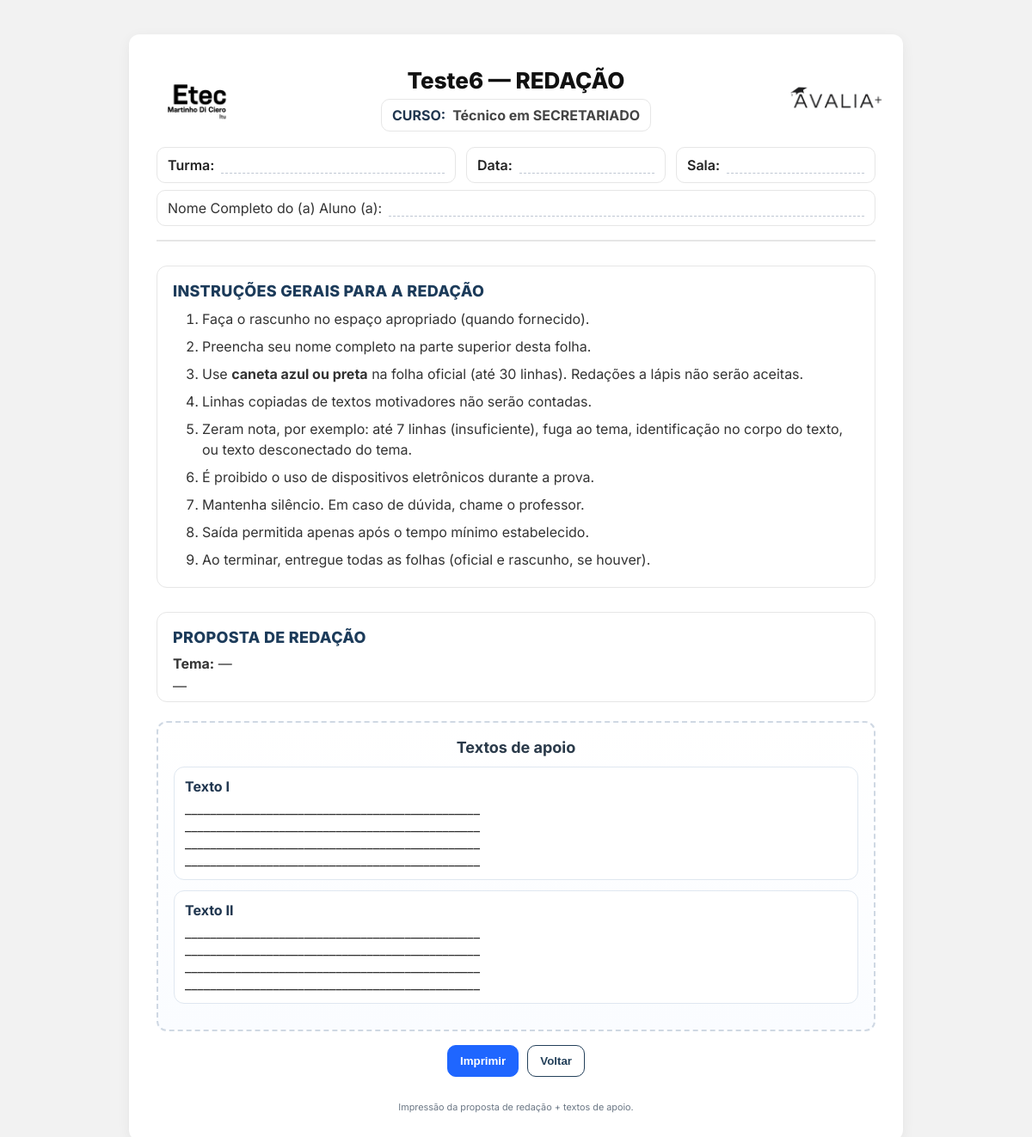
The page /php/visualizar_redacao.php?id=6 on the database its author committed.
### tables this page shows
CREATE TABLE `redacoes` (
  `id` int(11) NOT NULL,
  `titulo` varchar(255) NOT NULL,
  `tema` varchar(255) DEFAULT NULL,
  `descricao` text DEFAULT NULL,
  `criado_em` datetime NOT NULL DEFAULT current_timestamp(),
  `atualizado_em` datetime DEFAULT NULL ON UPDATE current_timestamp()
);

### php/visualizar_redacao.php (the view, shortened to what this page needs)
<?php
require_once __DIR__ . '/config.php';
$id = isset($_GET['id']) ? (int)$_GET['id'] : 0;
$stmt = $pdo->prepare("SELECT id, titulo, tema, descricao, criado_em, atualizado_em
                       FROM redacoes WHERE id = :id LIMIT 1");
$stmt->execute([':id' => $id]);
$red = $stmt->fetch(PDO::FETCH_ASSOC);
$formulario_titulo = $red['titulo'] ?: 'Redação';
$curso_padrao      = 'Técnico em SECRETARIADO';
?>
<!DOCTYPE html>
<html lang="pt-br">
<head>
</head>
<body>
  <div class="wrapper">
    <div class="top-cantos">
      <img class="esq" src="../assets/etec.png" alt="Logo esquerda" />
      <img class="dir" src="../assets/avalia.png" alt="Logo direita" />
    </div>
    <header class="prova">
      <div class="titulo"><?= htmlspecialchars($formulario_titulo) ?> — REDAÇÃO</div>
      <div class="sub">
        <div class="campo-inline"><label>CURSO:</label><span class="valor"><?= htmlspecialchars($curso_padrao) ?></span></div>
      </div>
      <div class="linha-info">
        <div class="campo"><label>Turma:</label><span class="tracejado"></span></div>
        <div class="campo"><label>Data:</label><span class="tracejado"></span></div>
        <div class="campo"><label>Sala:</label><span class="tracejado"></span></div>
      </div>
      <div class="linha-nome">
        <div class="campo-nome"><label>Nome Completo do (a) Aluno (a):</label><span class="tracejado"></span></div>
      </div>
    </header>
    <section class="bloco">
      <h3>INSTRUÇÕES GERAIS PARA A REDAÇÃO</h3>
      <ol>
        <li>Faça o rascunho no espaço apropriado (quando fornecido).</li>
        <li>Preencha seu nome completo na parte superior desta folha.</li>
        <li>Use <strong>caneta azul ou preta</strong> na folha oficial (até 30 linhas). Redações a lápis não serão aceitas.</li>
        <li>Linhas copiadas de textos motivadores não serão contadas.</li>
        <li>Zeram nota, por exemplo: até 7 linhas (insuficiente), fuga ao tema, identificação no corpo do texto, ou texto desconectado do tema.</li>
        <li>É proibido o uso de dispositivos eletrônicos durante a prova.</li>
        <li>Mantenha silêncio. Em caso de dúvida, chame o professor.</li>
        <li>Saída permitida apenas após o tempo mínimo estabelecido.</li>
        <li>Ao terminar, entregue todas as folhas (oficial e rascunho, se houver).</li>
      </ol>
    </section>
    <section class="bloco proposta">
      <h3>PROPOSTA DE REDAÇÃO</h3>
      <p><strong>Tema:</strong> <?= htmlspecialchars($red['tema'] ?: '—') ?></p>
      <div class="texto-pre"><?= htmlspecialchars($red['descricao'] ?: '—') ?></div>
    </section>
    <section class="apoios">
      <h4>Textos de apoio</h4>
      <div class="apoio">
        <div class="tit">Texto I</div>
        <div class="corpo">_______________________________________________
_______________________________________________
_______________________________________________
_______________________________________________</div>
      </div>
      <div class="apoio">
        <div class="tit">Texto II</div>
        <div class="corpo">_______________________________________________
_______________________________________________
_______________________________________________
_______________________________________________</div>
      </div>
    </section>
    <div class="actions">
      <button type="button" class="btn btn-blue" onclick="window.print()">Imprimir</button>
      <button type="button" class="btn btn-outline" onclick="window.location.href='redacoes.php'">Voltar</button>
    </div>
    <footer><small>Impressão da proposta de redação + textos de apoio.</small></footer>
  </div>
</body>
</html>

### php/visualizar_redacao.php (style rules this page uses)
:root { --azul:#1c3b5a; --cinza:#f2f2f2; --tinta:#333; --borda:#e6e6e6; --realce:#eef3f8; --azul-btn:#1f66ff; }
* { box-sizing:border-box; max-width:100% }
html,body { margin:0; padding:0; font-family:Inter,system-ui,Arial,sans-serif; color:var(--tinta); background:var(--cinza) }
.wrapper { max-width:900px; margin:40px auto; padding:32px; background:#fff; border-radius:12px; box-shadow:0 4px 16px rgba(0,0,0,.06) }
.top-cantos { position:relative; height:0; }
.top-cantos img { position:absolute; top:-16px; width:120px; height:auto }
.top-cantos .esq { left:-12px }
.top-cantos .dir { right:-12px }
header.prova { text-align:center; margin-bottom:24px; padding-bottom:16px; border-bottom:2px solid var(--borda) }
.titulo { font-size:26px; font-weight:800; margin:6px 0; color:#111 }
.sub { display:flex; gap:16px; flex-wrap:wrap; justify-content:center; color:#444; font-weight:600 }
.campo-inline { display:flex; align-items:center; gap:8px; border:1px solid var(--borda); border-radius:10px; padding:8px 12px; background:#fff }
.campo-inline label { font-weight:700; color:#20364f }
.campo-inline .valor { font-weight:700 }
.linha-info { display:grid; grid-template-columns:1.2fr .8fr .8fr; gap:12px; margin:18px 0 6px; }
.campo { display:flex; gap:8px; align-items:center; border:1px solid var(--borda); border-radius:10px; padding:10px 12px }
.campo label { white-space:nowrap; font-weight:600; color:#222 }
.campo .tracejado { flex:1; border-bottom:1px dashed #bfc7d3; height:1.2em }
.linha-nome { margin-top:8px }
.campo-nome { display:flex; gap:8px; align-items:center; border:1px solid var(--borda); border-radius:10px; padding:10px 12px }
.campo-nome .tracejado { flex:1; border-bottom:1px dashed #bfc7d3; height:1.2em }
.bloco { margin-top:28px; border:1px solid var(--borda); border-radius:12px; padding:18px 18px 8px }
.bloco h3 { margin:0 0 10px; font-size:18px; color:var(--azul); font-weight:800; letter-spacing:.3px }
.bloco ol, .bloco ul { margin:0 0 12px 18px; padding-left:16px }
.bloco li { margin:8px 0; line-height:1.5 }
.proposta p { margin:6px 0; }
.proposta .texto-pre { white-space:pre-wrap; word-wrap:break-word; }
.apoios { margin-top:22px; border:2px dashed #cfd8e3; border-radius:12px; padding:18px; background:linear-gradient(0deg,#fafcff,#ffffff) }
.apoios h4 { text-align:center; margin:0; color:#2a3a4a; font-size:18px }
.apoio { border:1px solid #dfe7f0; border-radius:12px; padding:12px 12px; margin:12px 0; background:#fff }
.apoio .tit { font-weight:700; color:#20364f; margin-bottom:6px }
.apoio .corpo { white-space:pre-wrap }
.actions { display:flex; gap:10px; flex-wrap:wrap; justify-content:center; margin-top:16px }
.btn { appearance:none; border:1px solid #23405a; background:#23405a; color:#fff; padding:10px 14px; border-radius:10px; cursor:pointer; font-weight:700; }
.btn-outline { background:#fff; color:#23405a }
.btn-blue { background:var(--azul-btn); border-color:var(--azul-btn) }
footer { margin-top:26px; text-align:center; color:#6b7785; font-size:13px }

### rows shown on the page
redacoes: titulo "Teste6", tema "—", descricao "—"

### other values the page prints
$curso_padrao "Técnico em SECRETARIADO"
